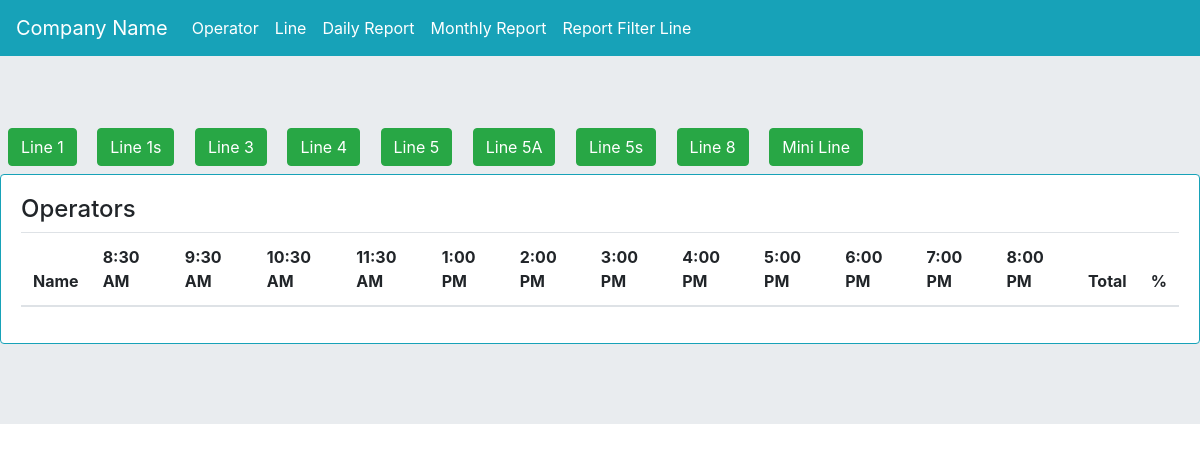
/daily_rep_filter_by_line/1/, run on an earlier commit of the app's database.
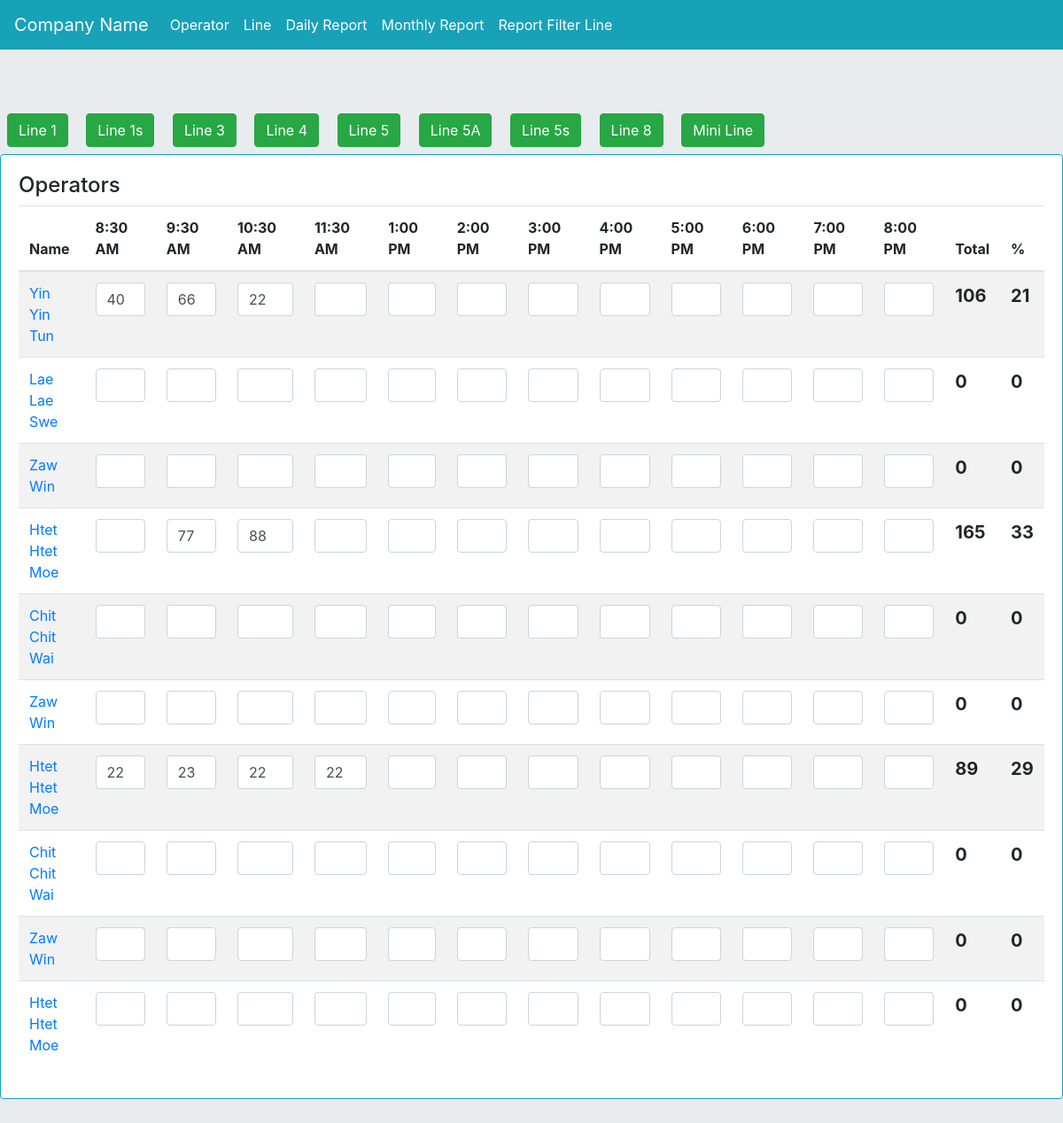
And on a later commit of the database.
### myapp/models.py (models this page shows, shortened)
class line(models.Model):
    line_name = models.CharField(max_length=255)
    target = models.PositiveIntegerField(default=0)

class daily_report(models.Model):
    operator_name = models.ForeignKey(operator, on_delete=models.CASCADE)
    line = models.ForeignKey(line, on_delete=models.CASCADE)
    h1 = models.PositiveIntegerField(default=0)
    h2 = models.PositiveIntegerField(default=0)
    h3 = models.PositiveIntegerField(default=0)
    h4 = models.PositiveIntegerField(default=0)
    h5 = models.PositiveIntegerField(default=0)
    h6 = models.PositiveIntegerField(default=0)
    h7 = models.PositiveIntegerField(default=0)
    h8 = models.PositiveIntegerField(default=0)
    h9 = models.PositiveIntegerField(default=0)
    h10 = models.PositiveIntegerField(default=0)
    h11 = models.PositiveIntegerField(default=0)
    h12 = models.PositiveIntegerField(default=0)
    target = models.PositiveIntegerField(default=0)
    target_qty = models.PositiveIntegerField(default=0)
    target_per = models.PositiveIntegerField(default=0)
    combine = models.PositiveIntegerField(default=1)
    created_date = models.DateField(auto_now_add=True)
    updated_at = models.DateTimeField(auto_now=True)

class operator(models.Model):
    name = models.CharField(max_length=255)
    line = models.ForeignKey(line, on_delete=models.CASCADE)
    employee_code = models.CharField(max_length=255, blank=True, null=True)
    burmese = models.CharField(max_length=255, blank=True, null=True)
    role = models.CharField(max_length=255, blank=True, null=True)
    daily_target = models.PositiveIntegerField(default=0)
    status = models.BooleanField(default=False)
    def __str__(self):
        return self.name

### myapp/views.py (the view)
# urls.py: path('daily_rep_filter_by_line/<int:id>/', views.daily_rep_filter_by_line, name='daily_rep_filter_by_line'),
def daily_rep_filter_by_line(request,id):
    today = datetime.date.today()
    lis = line.objects.all()
    ls = line.objects.get(id=id)
    op = daily_report.objects.filter(created_date=today,line=ls)
    context = {'lis':lis, 'op':op}
    return render(request, 'daily_rep_view.html', context)

### templates/daily_rep_view.html (shortened to what this page needs)
{% extends 'base.html' %}
{% block content %}
<div>
  {% for i in lis %}
  <a href="{% url 'myapp:daily_rep_filter_by_line' i.id %}" class="btn btn-success m-2">{{i.line_name}}</a>
  {% endfor %}
</div>
<div class="card border-info mb-3">
  <div class="card-body">
<h4>Operators</h4>
<table class="table table-striped" id="drvtbl">
  <thead>
    <tr>
      <th scope="col">Name</th>
      <th scope="col">8:30 AM</th>
      <th scope="col">9:30 AM</th>
      <th scope="col">10:30 AM</th>
      <th scope="col">11:30 AM</th>
      <th scope="col">1:00 PM</th>
      <th scope="col">2:00 PM</th>
      <th scope="col">3:00 PM</th>
      <th scope="col">4:00 PM</th>
      <th scope="col">5:00 PM</th>
      <th scope="col">6:00 PM</th>
      <th scope="col">7:00 PM</th>
      <th scope="col">8:00 PM</th>
      <th scope="col">Total</th>
      <th scope="col">%</th>
    </tr>
  </thead>
  <tbody>
  	{% for i in op %}
    <tr class="drvtbltr">
      <td>
        <a href="{% url 'myapp:update_combine' i.id %}">{{i.operator_name}}</a>
      </td>
      <td>
        {% if i.h1 == 0 %}
        <input type="text" name="" value="" class="form-control ih1">
        {% else %}
        <input type="text" name="" value="{{i.h1}}" class="form-control ih1">
        {% endif %}
      </td>
      <td>
       {% if i.h2 == 0 %}
        <input type="text" name="" value="" class="form-control ih2">
        {% else %}
        <input type="text" name="" value="{{i.h2}}" class="form-control ih2">
        {% endif %}
      </td>
      <td>
       {% if i.h3 == 0 %}
        <input type="text" name="" value="" class="form-control ih3">
        {% else %}
        <input type="text" name="" value="{{i.h3}}" class="form-control ih3">
        {% endif %}
      </td>
      <td>
        {% if i.h4 == 0 %}
        <input type="text" name="" value="" class="form-control ih4">
        {% else %}
        <input type="text" name="" value="{{i.h4}}" class="form-control ih4">
        {% endif %}
      </td>
      <td>
        {% if i.h5 == 0 %}
        <input type="text" name="" value="" class="form-control ih5">
        {% else %}
        <input type="text" name="" value="{{i.h5}}" class="form-control ih5">
        {% endif %}
      </td>
      <td>
        {% if i.h6 == 0 %}
        <input type="text" name="" value="" class="form-control ih6">
        {% else %}
        <input type="text" name="" value="{{i.h6}}" class="form-control ih6">
        {% endif %}
      </td>
      <td>
        {% if i.h7 == 0 %}
        <input type="text" name="" value="" class="form-control ih7">
        {% else %}
        <input type="text" name="" value="{{i.h7}}" class="form-control ih7">
        {% endif %}
      </td>
      <td>
        {% if i.h8 == 0 %}
        <input type="text" name="" value="" class="form-control ih8">
        {% else %}
        <input type="text" name="" value="{{i.h8}}" class="form-control ih8">
        {% endif %}
      </td>
      <td>
        {% if i.h9 == 0 %}
        <input type="text" name="" value="" class="form-control ih9">
        {% else %}
        <input type="text" name="" value="{{i.h9}}" class="form-control ih9">
        {% endif %}
      </td>
      <td>
        {% if i.h10 == 0 %}
        <input type="text" name="" value="" class="form-control ih10">
        {% else %}
        <input type="text" name="" value="{{i.h10}}" class="form-control ih10">
        {% endif %}
      </td>
      <td>
        {% if i.h11 == 0 %}
        <input type="text" name="" value="" class="form-control ih11">
        {% else %}
        <input type="text" name="" value="{{i.h11}}" class="form-control ih11">
        {% endif %}
      </td>
      <td>
        {% if i.h12 == 0 %}
        <input type="text" name="" value="" class="form-control ih12">
        {% else %}
        <input type="text" name="" value="{{i.h12}}" class="form-control ih12">
        {% endif %}
      </td>
      <td><strong style="font-size:20px;">{{i.target_qty}}</strong></td>
      <td>
        <strong style="font-size:20px;">{{i.target_per}}</strong>
      </td>
    </tr>
    {% endfor %}
  </tbody>
</table>
  </div>
</div>
{% endblock content %}

### templates/base.html (shortened to what this page needs)
{% load static %}
<!doctype html>
<html lang="en">
  <head>
    <link rel="stylesheet" href="https://cdn.jsdelivr.net/npm/bootstrap@4.6.2/dist/css/bootstrap.min.css">
<link rel="stylesheet" href="https://cdn.datatables.net/2.0.7/css/dataTables.dataTables.css" />
<link rel="stylesheet" href="https://cdn.datatables.net/buttons/3.0.2/css/buttons.dataTables.css" />
<link rel="stylesheet" type="text/css" href="https://cdn.datatables.net/datetime/1.5.2/css/dataTables.dateTime.min.css">
<link rel="stylesheet" type="text/css" href="https://cdnjs.cloudflare.com/ajax/libs/font-awesome/6.0.0-beta3/css/all.min.css">
  </head>
  <body>
  	<nav class="navbar navbar-expand-lg navbar-light bg-info">
  <a class="navbar-brand text-white" href="#">Company Name</a>
  <div class="collapse navbar-collapse" id="navbarNavDropdown">
    <ul class="navbar-nav">
      <li class="nav-item active">
        <a class="nav-link text-white" href="{% url 'myapp:operatorlist' %}">Operator <span class="sr-only">(current)</span></a>
      </li>
      <li class="nav-item">
        <a class="nav-link text-white" href="{% url 'myapp:linelist' %}">Line <span class="sr-only">(current)</span></a>
      </li>
      <li class="nav-item">
        <a class="nav-link text-white" href="{% url 'myapp:daily_rep_view' %}">Daily Report <span class="sr-only">(current)</span></a>
      </li>
      <li class="nav-item">
        <a class="nav-link text-white" href="{% url 'myapp:monthly_report' %}">Monthly Report <span class="sr-only">(current)</span></a>
      </li>
      <li class="nav-item">
        <a class="nav-link text-white" href="{% url 'myapp:monthly_filterby_line' %}">Report Filter Line</a>
      </li>
    </ul>
  </div>
</nav>
    <div class="jumbotron jumbotron-fluid">
{% block content %}
{% endblock content %}
</div>
  </body>
</html>

What changed in the data, as far as the page shows it:
added daily_report: operator_name "Yin Yin Tun", h1 "40", h2 "66", h3 "22", target_qty "106", target_per "21"
added daily_report: operator_name "Lae Lae Swe", target_qty "0", target_per "0"
added daily_report: operator_name "Zaw Win", target_qty "0", target_per "0"
added daily_report: operator_name "Htet Htet Moe", h2 "77", h3 "88", target_qty "165", target_per "33"
added daily_report: operator_name "Chit Chit Wai", target_qty "0", target_per "0"
added daily_report: operator_name "Zaw Win", target_qty "0", target_per "0"
added daily_report: operator_name "Htet Htet Moe", h1 "22", h2 "23", h3 "22", h4 "22", target_qty "89", target_per "29"
added daily_report: operator_name "Chit Chit Wai", target_qty "0", target_per "0"
added daily_report: operator_name "Zaw Win", target_qty "0", target_per "0"
added daily_report: operator_name "Htet Htet Moe", target_qty "0", target_per "0"
